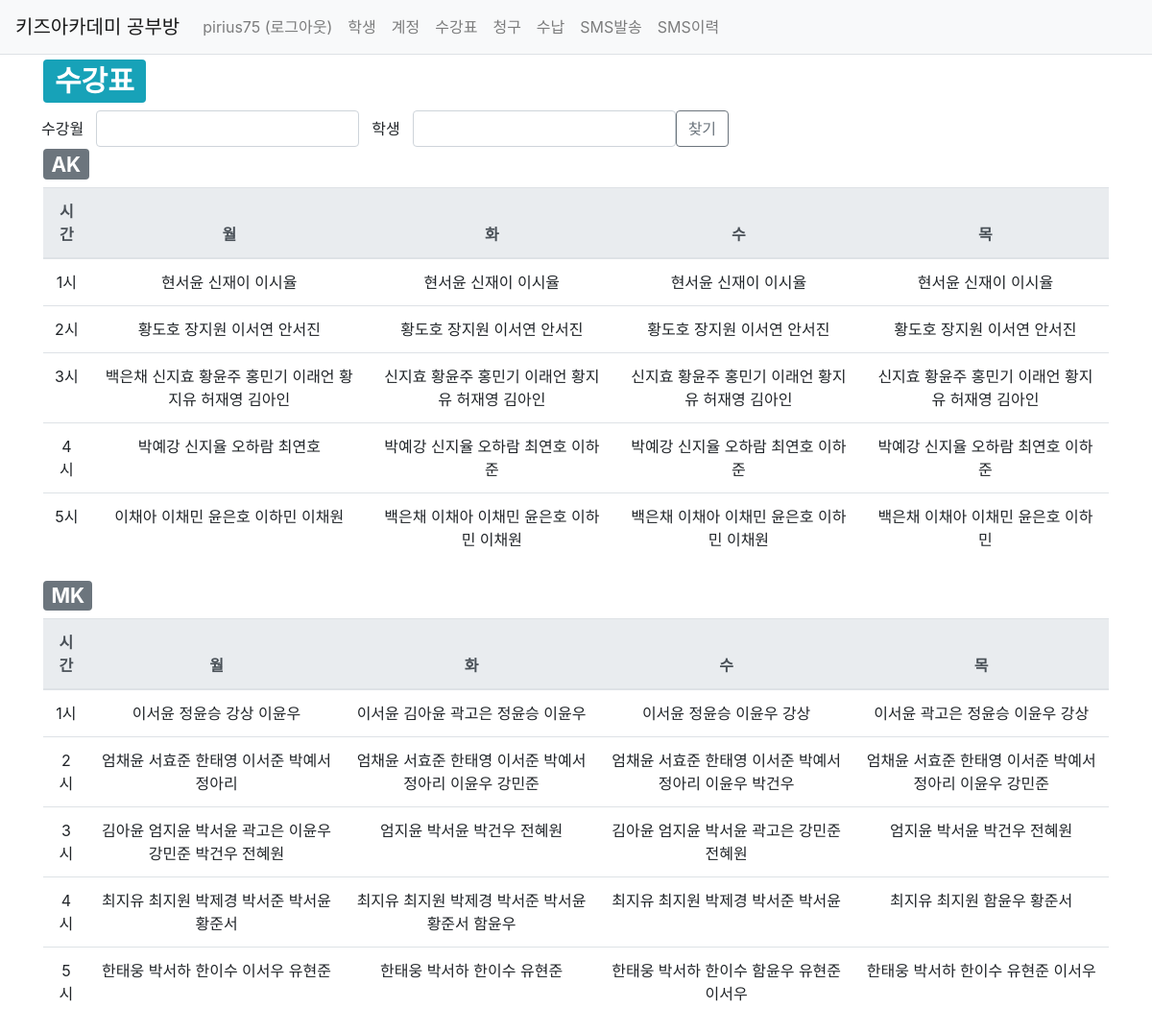
Page /studyroom/sugang/ (signed in) on the earlier database version.
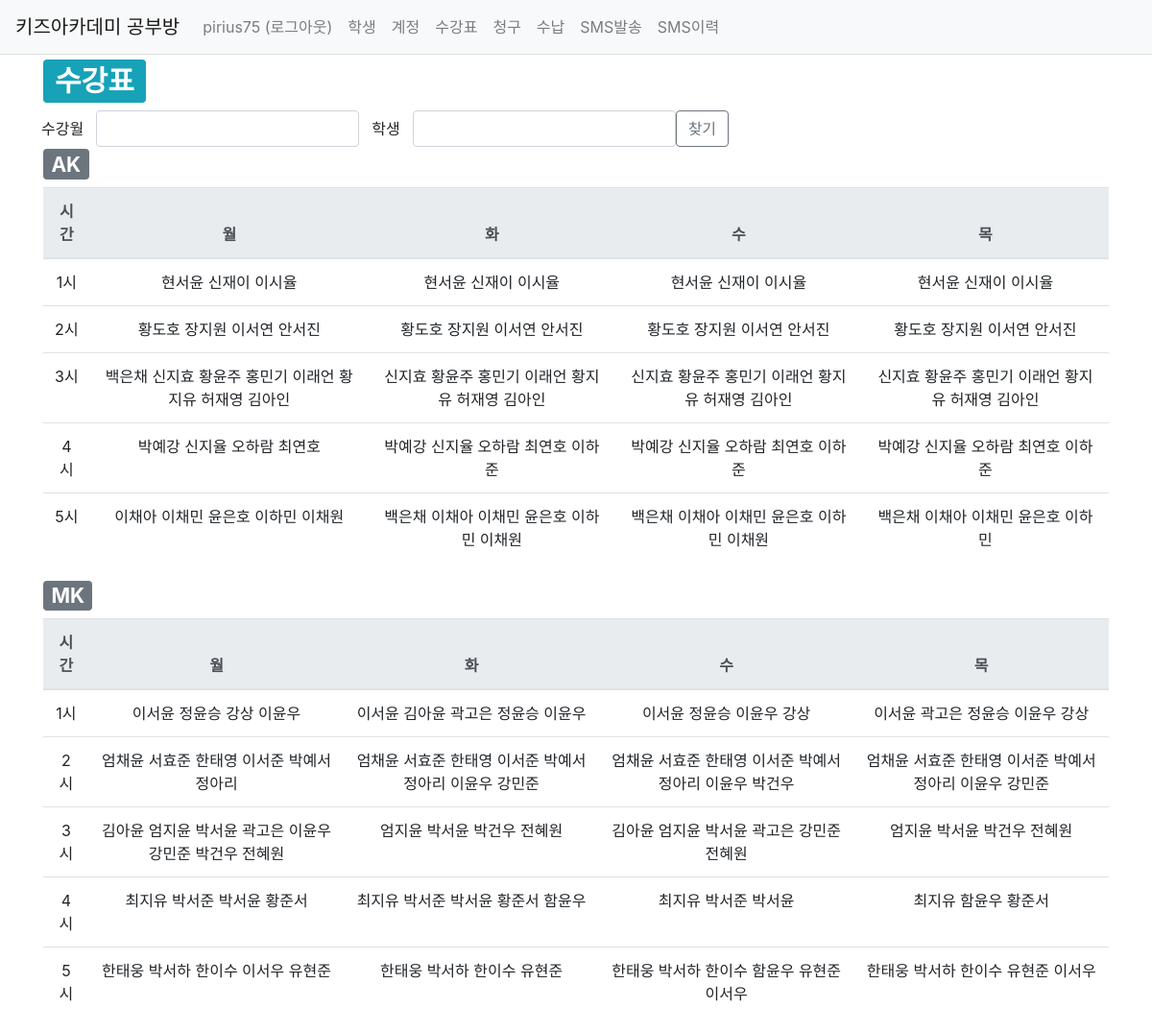
Same page on the later database version.
### studyroom/models.py (models this page shows, shortened)
class Sugang(models.Model):
    ClassId_choices = (
        ('MK','심미경'),
        ('AK','심애경'),
    )
    class Weekday(models.TextChoices):
        월요일 = 'MON'
        화요일 = 'TUE'
        수요일 = 'WED'
        목요일 = 'THU'
        금요일 = 'FRI'
    Time_choices = (
        ('1', '1시'),
        ('2', '2시'),
        ('3', '3시'),
        ('4', '4시'),
        ('5', '5시'),
    )
    user = models.ForeignKey(User, on_delete=models.CASCADE)
    student = models.ForeignKey(Student, on_delete=models.CASCADE)
    class_id = models.CharField(max_length=2, choices=ClassId_choices)
    weekday = models.CharField(max_length=3, choices=Weekday.choices)
    time = models.CharField(max_length=1, choices=Time_choices)
    start_mt = models.CharField(max_length=6, default='yyyymm')
    end_mt = models.CharField(max_length=6, default='999912')
    create_date = models.DateTimeField()
    modify_date = models.DateTimeField(null=True, blank=True)

class Student(models.Model):
    Grade_choices = (
        ('Y6','6세'),
        ('Y7','7세'),
        ('E1','1학년'),
        ('E2','2학년'),
        ('E3','3학년'),
        ('E4','4학년'),
        ('E5','5학년'),
        ('E6','6학년'),
    )
    user = models.ForeignKey(User, on_delete=models.CASCADE)
    brother = models.ForeignKey('self', on_delete=models.CASCADE, blank=True, null=True)
    name = models.CharField(max_length=20)
    grade = models.CharField(max_length=2, choices=Grade_choices)
    create_date = models.DateTimeField()
    modify_date = models.DateTimeField(null=True, blank=True)
    delete_yn = models.CharField(max_length=1, default='n')

### studyroom/views/sugang_views.py (the view)
@login_required(login_url='common:login')
def sugang_list(request):
    name = request.GET.get('name', '')  # 검색어
    sugang_mt = request.GET.get('sugang_mt', '')  # 검색어
    sugang_list = Sugang.objects.order_by('class_id', 'time')
    if name:
        sugang_list = sugang_list.filter(
            Q(student__name__icontains=name)
        ).distinct()
    if sugang_mt:
        print(sugang_mt)
        sugang_list = sugang_list.filter(
            start_mt__lte = sugang_mt, end_mt__gte = sugang_mt
        ).distinct()
    context = {'sugang_list': sugang_list, 'name': name, 'sugang_mt': sugang_mt}
    return render(request, 'studyroom/sugang_list.html', context)

### templates/studyroom/sugang_list.html (shortened to what this page needs)
{% extends 'base.html' %}
{% load studyroom_filter %}
{% block content %}
<div class="container ">
    <div>
        <h1>
            <span class="badge badge-info">수강표</span>
        </h1>
    </div>
    <div class="row">
        <div class="col-xs-2">
            <button class="btn " type="button" >수강월</button>
        </div>
        <div class="col-xs-2">
            <input type="text" class="form-control sugang_mt" value="{{ sugang_mt|default_if_none:'999912' }}">
        </div>
        <div class="col-xs-2">
            <button class="btn " type="button" >학생</button>
        </div>
        <div class="col-xs-2">
            <input id="input_search"  type="text" class="form-control name" value="{{ name|default_if_none:'' }}">
        </div>
        <div class="col-xs-2">
            <button class="btn btn-outline-secondary" type="button" id="btn_search">찾기</button>
        </div>
    </div>
{% if sugang_list %}
{% regroup sugang_list by class_id as class_list %}
{% for class_id, time_list in class_list %}
    <h3><span class="badge badge-secondary">{{ class_id }}</span></h3>
    <table class="table">
        <thead>
        <tr class="text-center thead-light ">
            <th>시간</th>
            <th>월</th>
            <th>화</th>
            <th>수</th>
            <th>목</th>
        </tr>
        </thead>
        <tbody>
        {% regroup time_list by time as weekday_list %}
        {% for time, sugangs in weekday_list %}
        <tr class="text-center">
            <td>{{ time }}시</td>
            <td>
                {% for sugang in sugangs %}
                {% if sugang.weekday == 'MON' %}{{ sugang.student.name }}{% endif %}
                {% endfor %}
            </td>
            <td>
                {% for sugang in sugangs %}
                {% if sugang.weekday == 'TUE' %}{{ sugang.student.name }}{% endif %}
                {% endfor %}
            </td>
            <td>
                {% for sugang in sugangs %}
                {% if sugang.weekday == 'WED' %}{{ sugang.student.name }}{% endif %}
                {% endfor %}
            </td>
            <td>
                {% for sugang in sugangs %}
                {% if sugang.weekday == 'THU' %}{{ sugang.student.name }}{% endif %}
                {% endfor %}
            </td>
        {% endfor %}
        </tbody>
    </table>
{% endfor %}
{% else %}
    <div>데이터가 없습니다.  </div>
{% endif %}
</div>
{% endblock %}

Differences in the rows shown:
removed Sugang: student.name "최지원", shown under "4"
removed Sugang: student.name "박제경", shown under "4"
removed Sugang: student.name "최지원", shown under "4"
removed Sugang: student.name "박제경", shown under "4"
removed Sugang: student.name "최지원", shown under "4"
removed Sugang: student.name "박제경", shown under "4"
removed Sugang: student.name "최지원", shown under "4"
